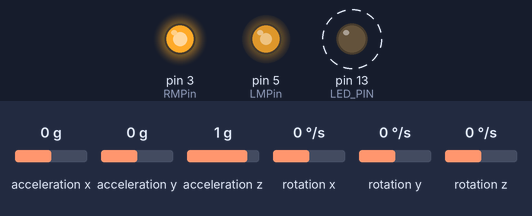
Simulated run of this sketch. Board: Arduino Leonardo, built with avr-gcc and run on an emulated ATmega32U4. On the bench: output pins drawn as LEDs (lit = HIGH). Dashed ring = blinking. Inputs (shaded band) come from the test bench; at power-on: acceleration x 0 g, acceleration y 0 g, acceleration z 1 g, rotation x 0 °/s, rotation y 0 °/s, rotation z 0 °/s. The sensor or clock chip raises its interrupt line as the real part does; what the sketch prints to the serial monitor is not drawn.

Above: at 1.7 s.
1.8 s: acceleration x set to 0.2 g
At 1.99 s:
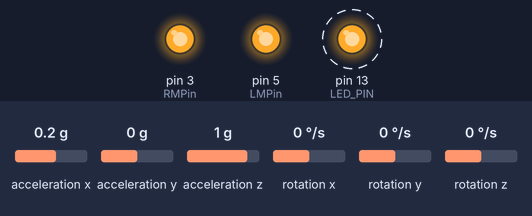
4.8 s: acceleration x set to -1.4 g
At 4.92 s:
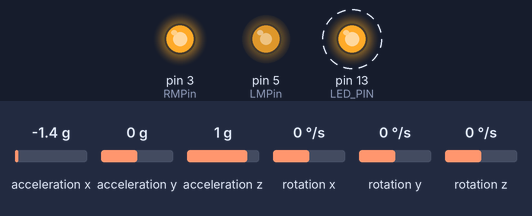
7.8 s: acceleration x set to 0.8 g
At 8.06 s:
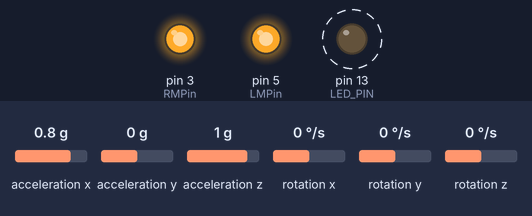
Timing chart, 0 to 16.8 s (numbered marks = the images above; inputs shaded):
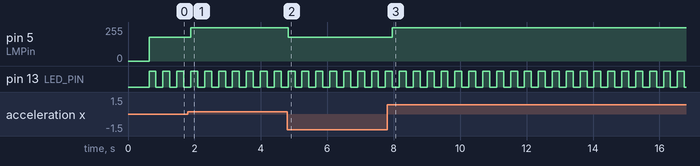

The sketch:

BasicSegway.ino
```cpp
double pitch;

int RMPin = 3;
int LMPin = 5;

int RM;
int LM;

void setup() {
  Serial.begin(9600);

  setupMPU();
  setupMotors(RMPin, LMPin);
  setPIDSetpoint(0);
}

void loop() {
  loopMPU();

  if (pitch > 0){
    analogWrite(LMPin, 250);
  } else {
    analogWrite(LMPin, 180);

  }

  //motorWrapper(LMPin, crunchPID(convertToPower(pitch)));
  //analogWrite(LM, 250);

  delay(100);

}
```

Calculations.ino
```cpp
int convertToPower(double pitch){
  int power = 0;
  if (pitch > 45 || pitch < -45){
    power = 0;
  } else {
    power = map(pitch, -45, 45, -100, 100);
  }
  return power;
}
```

Drive.ino
```cpp
/* Motor power function*/


void setupMotors(int M1, int M2){
  pinMode(M1, OUTPUT);
  pinMode(M2, OUTPUT);
}

void motorWrapper(int motor, int motorPower){
  int power =  map(motorPower, -101, 101, 124, 254); //Divide motor power by range of expected input (in this case it is [-100, 100])
  Serial.println(power);
  analogWrite(motor, power);
}
```

IMU.ino
```cpp
// I2C device class (I2Cdev) demonstration Arduino sketch for MPU6050 class using DMP (MotionApps v2.0)
// 6/21/2012 by Jeff Rowberg <jeff@rowberg.net>
// Updates should (hopefully) always be available at https://github.com/jrowberg/i2cdevlib
//
// Changelog:
//      2013-05-08 - added seamless Fastwire support
//                 - added note about gyro calibration
//      2012-06-21 - added note about Arduino 1.0.1 + Leonardo compatibility error
//      2012-06-20 - improved FIFO overflow handling and simplified read process
//      2012-06-19 - completely rearranged DMP initialization code and simplification
//      2012-06-13 - pull gyro and accel data from FIFO packet instead of reading directly
//      2012-06-09 - fix broken FIFO read sequence and change interrupt detection to RISING
//      2012-06-05 - add gravity-compensated initial reference frame acceleration output
//                 - add 3D math helper file to DMP6 example sketch
//                 - add Euler output and Yaw/Pitch/Roll output formats
//      2012-06-04 - remove accel offset clearing for better results (thanks Sungon Lee)
//      2012-06-01 - fixed gyro sensitivity to be 2000 deg/sec instead of 250
//      2012-05-30 - basic DMP initialization working

/* ============================================
I2Cdev device library code is placed under the MIT license
Copyright (c) 2012 Jeff Rowberg

Permission is hereby granted, free of charge, to any person obtaining a copy
of this software and associated documentation files (the "Software"), to deal
in the Software without restriction, including without limitation the rights
to use, copy, modify, merge, publish, distribute, sublicense, and/or sell
copies of the Software, and to permit persons to whom the Software is
furnished to do so, subject to the following conditions:

The above copyright notice and this permission notice shall be included in
all copies or substantial portions of the Software.

THE SOFTWARE IS PROVIDED "AS IS", WITHOUT WARRANTY OF ANY KIND, EXPRESS OR
IMPLIED, INCLUDING BUT NOT LIMITED TO THE WARRANTIES OF MERCHANTABILITY,
FITNESS FOR A PARTICULAR PURPOSE AND NONINFRINGEMENT. IN NO EVENT SHALL THE
AUTHORS OR COPYRIGHT HOLDERS BE LIABLE FOR ANY CLAIM, DAMAGES OR OTHER
LIABILITY, WHETHER IN AN ACTION OF CONTRACT, TORT OR OTHERWISE, ARISING FROM,
OUT OF OR IN CONNECTION WITH THE SOFTWARE OR THE USE OR OTHER DEALINGS IN
THE SOFTWARE.
===============================================
*/

// I2Cdev and MPU6050 must be installed as libraries, or else the .cpp/.h files
// for both classes must be in the include path of your project
#include "I2Cdev.h"

#include "MPU6050_6Axis_MotionApps20.h"
//#include "MPU6050.h" // not necessary if using MotionApps include file

// Arduino Wire library is required if I2Cdev I2CDEV_ARDUINO_WIRE implementation
// is used in I2Cdev.h
#if I2CDEV_IMPLEMENTATION == I2CDEV_ARDUINO_WIRE
    #include "Wire.h"
#endif

// class default I2C address is 0x68
// specific I2C addresses may be passed as a parameter here
// AD0 low = 0x68 (default for SparkFun breakout and InvenSense evaluation board)
// AD0 high = 0x69
MPU6050 mpu;
//MPU6050 mpu(0x69); // <-- use for AD0 high

/* =========================================================================
   NOTE: In addition to connection 3.3v, GND, SDA, and SCL, this sketch
   depends on the MPU-6050's INT pin being connected to the Arduino's
   external interrupt #0 pin. On the Arduino Uno and Mega 2560, this is
   digital I/O pin 2.
 * ========================================================================= */

/* =========================================================================
   NOTE: Arduino v1.0.1 with the Leonardo board generates a compile error
   when using Serial.write(buf, len). The Teapot output uses this method.
   The solution requires a modification to the Arduino USBAPI.h file, which
   is fortunately simple, but annoying. This will be fixed in the next IDE
   release. For more info, see these links:

   http://arduino.cc/forum/index.php/topic,109987.0.html
   http://code.google.com/p/arduino/issues/detail?id=958
 * ========================================================================= */


// uncomment "OUTPUT_READABLE_QUATERNION" if you want to see the actual
// quaternion components in a [w, x, y, z] format (not best for parsing
// on a remote host such as Processing or something though)
//#define OUTPUT_READABLE_QUATERNION

// uncomment "OUTPUT_READABLE_EULER" if you want to see Euler angles
// (in degrees) calculated from the quaternions coming from the FIFO.
// Note that Euler angles suffer from gimbal lock (for more info, see
// http://en.wikipedia.org/wiki/Gimbal_lock)
//#define OUTPUT_READABLE_EULER

// uncomment "OUTPUT_READABLE_YAWPITCHROLL" if you want to see the yaw/
// pitch/roll angles (in degrees) calculated from the quaternions coming
// from the FIFO. Note this also requires gravity vector calculations.
// Also note that yaw/pitch/roll angles suffer from gimbal lock (for
// more info, see: http://en.wikipedia.org/wiki/Gimbal_lock)
#define OUTPUT_READABLE_YAWPITCHROLL

// uncomment "OUTPUT_READABLE_REALACCEL" if you want to see acceleration
// components with gravity removed. This acceleration reference frame is
// not compensated for orientation, so +X is always +X according to the
// sensor, just without the effects of gravity. If you want acceleration
// compensated for orientation, us OUTPUT_READABLE_WORLDACCEL instead.
//#define OUTPUT_READABLE_REALACCEL

// uncomment "OUTPUT_READABLE_WORLDACCEL" if you want to see acceleration
// components with gravity removed and adjusted for the world frame of
// reference (yaw is relative to initial orientation, since no magnetometer
// is present in this case). Could be quite handy in some cases.
//#define OUTPUT_READABLE_WORLDACCEL

// uncomment "OUTPUT_TEAPOT" if you want output that matches the
// format used for the InvenSense teapot demo
//#define OUTPUT_TEAPOT


#define LED_PIN 13 // (Arduino is 13, Teensy is 11, Teensy++ is 6)
bool blinkState = false;

// MPU control/status vars
bool dmpReady = false;  // set true if DMP init was successful
uint8_t mpuIntStatus;   // holds actual interrupt status byte from MPU
uint8_t devStatus;      // return status after each device operation (0 = success, !0 = error)
uint16_t packetSize;    // expected DMP packet size (default is 42 bytes)
uint16_t fifoCount;     // count of all bytes currently in FIFO
uint8_t fifoBuffer[64]; // FIFO storage buffer

// orientation/motion vars
Quaternion q;           // [w, x, y, z]         quaternion container
VectorInt16 aa;         // [x, y, z]            accel sensor measurements
VectorInt16 aaReal;     // [x, y, z]            gravity-free accel sensor measurements
VectorInt16 aaWorld;    // [x, y, z]            world-frame accel sensor measurements
VectorFloat gravity;    // [x, y, z]            gravity vector
float euler[3];         // [psi, theta, phi]    Euler angle container
float ypr[3];           // [yaw, pitch, roll]   yaw/pitch/roll container and gravity vector

// packet structure for InvenSense teapot demo
uint8_t teapotPacket[14] = { '$', 0x02, 0,0, 0,0, 0,0, 0,0, 0x00, 0x00, '\r', '\n' };


// ================================================================
// ===               INTERRUPT DETECTION ROUTINE                ===
// ================================================================

volatile bool mpuInterrupt = false;     // indicates whether MPU interrupt pin has gone high
void dmpDataReady() {
    mpuInterrupt = true;
}


// ================================================================
// ===                      INITIAL SETUP                       ===
// ================================================================

void setupMPU() {
    // join I2C bus (I2Cdev library doesn't do this automatically)
    #if I2CDEV_IMPLEMENTATION == I2CDEV_ARDUINO_WIRE
        Wire.begin();
        TWBR = 24; // 400kHz I2C clock (200kHz if CPU is 8MHz)
    #elif I2CDEV_IMPLEMENTATION == I2CDEV_BUILTIN_FASTWIRE
        Fastwire::setup(400, true);
    #endif

    // initialize serial communication
    // (115200 chosen because it is required for Teapot Demo output, but it's
    // really up to you depending on your project)
    while (!Serial); // wait for Leonardo enumeration, others continue immediately

    // NOTE: 8MHz or slower host processors, like the Teensy @ 3.3v or Ardunio
    // Pro Mini running at 3.3v, cannot handle this baud rate reliably due to
    // the baud timing being too misaligned with processor ticks. You must use
    // 38400 or slower in these cases, or use some kind of external separate
    // crystal solution for the UART timer.

    // initialize device
    Serial.println(F("Initializing I2C devices..."));
    mpu.initialize();

    // verify connection
    Serial.println(F("Testing device connections..."));
    Serial.println(mpu.testConnection() ? F("MPU6050 connection successful") : F("MPU6050 connection failed"));

    // wait for ready
//    Serial.println(F("\nSend any character to begin DMP programming and demo: "));
//    while (Serial.available() && Serial.read()); // empty buffer
//    while (!Serial.available());                 // wait for data
//    while (Serial.available() && Serial.read()); // empty buffer again

    // load and configure the DMP
    Serial.println(F("Initializing DMP..."));
    devStatus = mpu.dmpInitialize();

    // supply your own gyro offsets here, scaled for min sensitivity
    mpu.setXGyroOffset(220);
    mpu.setYGyroOffset(76);
    mpu.setZGyroOffset(-85);
    mpu.setZAccelOffset(1788); // 1688 factory default for my test chip

    // make sure it worked (returns 0 if so)
    if (devStatus == 0) {
        // turn on the DMP, now that it's ready
        Serial.println(F("Enabling DMP..."));
        mpu.setDMPEnabled(true);

        // enable Arduino interrupt detection
        Serial.println(F("Enabling interrupt detection (Arduino external interrupt 0)..."));
        attachInterrupt(0, dmpDataReady, RISING);
        mpuIntStatus = mpu.getIntStatus();

        // set our DMP Ready flag so the main loop() function knows it's okay to use it
        Serial.println(F("DMP ready! Waiting for first interrupt..."));
        dmpReady = true;

        // get expected DMP packet size for later comparison
        packetSize = mpu.dmpGetFIFOPacketSize();
    } else {
        // ERROR!
        // 1 = initial memory load failed
        // 2 = DMP configuration updates failed
        // (if it's going to break, usually the code will be 1)
        Serial.print(F("DMP Initialization failed (code "));
        Serial.print(devStatus);
        Serial.println(F(")"));
    }

    // configure LED for output
    pinMode(LED_PIN, OUTPUT);
}


// ================================================================
// ===                    MAIN PROGRAM LOOP                     ===
// ================================================================

void loopMPU() {
    // if programming failed, don't try to do anything
    if (!dmpReady) return;

    // wait for MPU interrupt or extra packet(s) available
    while (!mpuInterrupt && fifoCount < packetSize) {
    }

    // reset interrupt flag and get INT_STATUS byte
    mpuInterrupt = false;
    mpuIntStatus = mpu.getIntStatus();

    // get current FIFO count
    fifoCount = mpu.getFIFOCount();

    delay(100);

    // check for overflow (this should never happen unless our code is too inefficient)
    if ((mpuIntStatus & 0x10) || fifoCount == 1024) {
        // reset so we can continue cleanly
        mpu.resetFIFO();
        Serial.println(F("FIFO overflow!"));

    // otherwise, check for DMP data ready interrupt (this should happen frequently)
    } else if (mpuIntStatus & 0x02) {
        // wait for correct available data length, should be a VERY short wait
        while (fifoCount < packetSize) fifoCount = mpu.getFIFOCount();

        // read a packet from FIFO
        mpu.getFIFOBytes(fifoBuffer, packetSize);

        // track FIFO count here in case there is > 1 packet available
        // (this lets us immediately read more without waiting for an interrupt)
        fifoCount -= packetSize;

        #ifdef OUTPUT_READABLE_YAWPITCHROLL
            // display Euler angles in degrees
            mpu.dmpGetQuaternion(&q, fifoBuffer);
            mpu.dmpGetGravity(&gravity, &q);
            mpu.dmpGetYawPitchRoll(ypr, &q, &gravity);
//            Serial.print("ypr\t");
//            Serial.print(ypr[0] * 180/M_PI);
//            Serial.print("\t");
//            Serial.print(ypr[1] * 180/M_PI);
//            Serial.print("\t");
//            Serial.println(ypr[2] * 180/M_PI);
            pitch = ypr[1] * 180/M_PI;
        #endif


        // blink LED to indicate activity
        blinkState = !blinkState;
        digitalWrite(LED_PIN, blinkState);
    }
}
```

PID.ino
```cpp
#define P 2//0.001 0.01
#define I 0.0//0.002 0.01
#define D 0.000//0.00025  0.0025
#define dt 0.014

#define CONT false
#define MAX_IN 90
#define MIN_IN -90
#define MAX_OUT 100
#define MIN_OUT -100

double prevError = 0;
double currentError = 0;
double totalError = 0;

double setPoint;

double crunchPID(double input) {
  double pValue, iValue, dValue;

  currentError = setPoint - input;
  if (CONT) {
    if (abs(currentError) > (MAX_IN - MIN_IN) / 2) {
      currentError  = currentError > 0 ? currentError - MAX_IN + MIN_IN : currentError + MAX_IN - MIN_IN;
    }
  }

  if (currentError * P < MAX_OUT && currentError * P > MIN_OUT) {

    totalError += currentError;
  } else {
    totalError = 0;
  }

  //pValue = Math.abs(currentError) < acceptableRange ? 0: p * currentError;
  pValue = P * currentError;
  iValue = I * totalError * dt;
  dValue = D * (currentError - prevError) / dt;


  prevError = currentError;
  return constrain(pValue + iValue + dValue, MIN_OUT, MAX_OUT);
}


void setPIDSetpoint(double val) {
  setPoint = val;
}
```

Measured:
- the behaviour switches between 0 and 0.1 g on acceleration x (found by bisection; images 0 and 1)
- after the input at 1.8 s, pin 5 (LMPin): 180/255 → 250/255 after 0.09 s
- after the input at 4.8 s, pin 5 (LMPin): 250/255 → 180/255 at once
- after the input at 7.8 s, pin 5 (LMPin): 180/255 → 250/255 after 0.16 s
- by itself, pin 13 (LED_PIN): alternates HIGH for 0.21 s and LOW for 0.21 s
